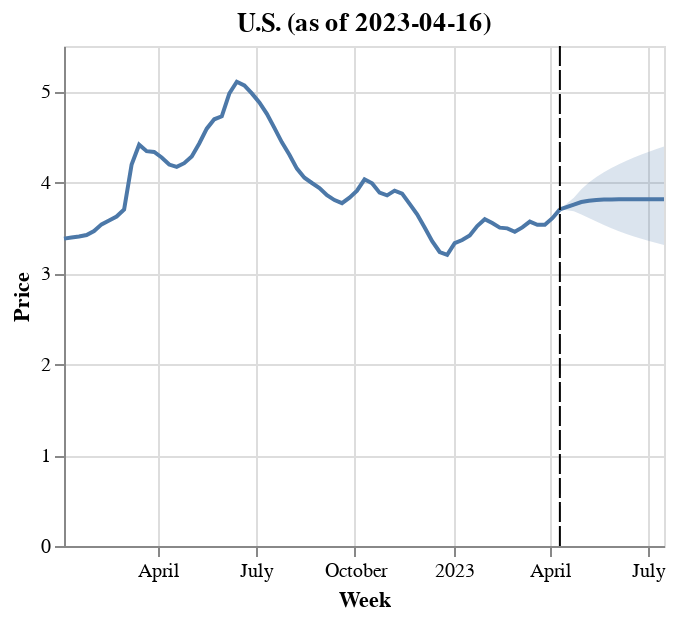

Source (notebook cell):
### Code cell
full_plot

### Figure 1 — Vega-Lite specification as saved in the notebook (floating-point values rounded to 4 significant figures)
{"config": {"view": {"continuousWidth": 400, "continuousHeight": 300}}, "layer": [{"data": {"name": "data-c1ca37fe97316251b583ca2e11b90b08"}, "mark": {"type": "area", "opacity": 0.2}, "encoding": {"x": {"field": "week", "type": "temporal"}, "y": {"field": "lo-80", "title": "Price", "type": "quantitative"}, "y2": {"field": "hi-80", "title": "Price"}}, "height": 250, "width": 300}, {"data": {"name": "data-3d9fe7b088597a841e6795e359eab8a2"}, "mark": "line", "encoding": {"x": {"field": "week", "title": "Week", "type": "temporal"}, "y": {"field": "price", "title": "Price", "type": "quantitative"}}, "title": "U.S. (as of 2023-04-16)"}, {"data": {"name": "data-c1ca37fe97316251b583ca2e11b90b08"}, "mark": "line", "encoding": {"x": {"field": "week", "type": "temporal"}, "y": {"field": "mean", "type": "quantitative"}}}, {"data": {"name": "data-6134ca29ab297a7011db20e77d2f92ca"}, "mark": {"type": "rule", "strokeDash": [10, 2]}, "encoding": {"x": {"field": "week", "type": "temporal"}}}], "$schema": "https://vega.github.io/schema/vega-lite/v4.17.0.json", "datasets": {"data-c1ca37fe97316251b583ca2e11b90b08": [{"mean": 3.755, "lo-80": 3.681, "hi-80": 3.831, "week": "2023-04-23T00:00:00", "region": null, "log_price": null, "price_change": null}, {"mean": 3.783, "lo-80": 3.648, "hi-80": 3.924, "week": "2023-04-30T00:00:00", "region": null, "log_price": null, "price_change": null}, {"mean": 3.798, "lo-80": 3.608, "hi-80": 3.999, "week": "2023-05-07T00:00:00", "region": null, "log_price": null, "price_change": null}, {"mean": 3.806, "lo-80": 3.568, "hi-80": 4.06, "week": "2023-05-14T00:00:00", "region": null, "log_price": null, "price_change": null}, {"mean": 3.81, "lo-80": 3.531, "hi-80": 4.113, "week": "2023-05-21T00:00:00", "region": null, "log_price": null, "price_change": null}, {"mean": 3.813, "lo-80": 3.496, "hi-80": 4.159, "week": "2023-05-28T00:00:00", "region": null, "log_price": null, "price_change": null}, {"mean": 3.814, "lo-80": 3.463, "hi-80": 4.2, "week": "2023-06-04T00:00:00", "region": null, "log_price": null, "price_change": null}, {"mean": 3.814, "lo-80": 3.433, "hi-80": 4.238, "week": "2023-06-11T00:00:00", "region": null, "log_price": null, "price_change": null}, {"mean": 3.815, "lo-80": 3.406, "hi-80": 4.273, "week": "2023-06-18T00:00:00", "region": null, "log_price": null, "price_change": null}, {"mean": 3.815, "lo-80": 3.38, "hi-80": 4.306, "week": "2023-06-25T00:00:00", "region": null, "log_price": null, "price_change": null}, {"mean": 3.815, "lo-80": 3.356, "hi-80": 4.337, "week": "2023-07-02T00:00:00", "region": null, "log_price": null, "price_change": null}, {"mean": 3.815, "lo-80": 3.333, "hi-80": 4.367, "week": "2023-07-09T00:00:00", "region": null, "log_price": null, "price_change": null}, {"mean": 3.815, "lo-80": 3.311, "hi-80": 4.396, "week": "2023-07-16T00:00:00", "region": null, "log_price": null, "price_change": null}, {"mean": 3.703, "lo-80": 3.703, "hi-80": 3.703, "week": "2023-04-10T00:00:00", "region": "U.S.", "log_price": 1.309, "price_change": 0.02654}], "data-3d9fe7b088597a841e6795e359eab8a2": [{"week": "2022-01-03T00:00:00", "region": "U.S.", "price": 3.381, "log_price": 1.218, "price_change": 0.001776}, {"week": "2022-01-10T00:00:00", "region": "U.S.", "price": 3.394, "log_price": 1.222, "price_change": 0.003838}, {"week": "2022-01-17T00:00:00", "region": "U.S.", "price": 3.404, "log_price": 1.225, "price_change": 0.002942}, {"week": "2022-01-24T00:00:00", "region": "U.S.", "price": 3.421, "log_price": 1.23, "price_change": 0.004982}, {"week": "2022-01-31T00:00:00", "region": "U.S.", "price": 3.464, "log_price": 1.242, "price_change": 0.01249}, {"week": "2022-02-07T00:00:00", "region": "U.S.", "price": 3.538, "log_price": 1.264, "price_change": 0.02114}, {"week": "2022-02-14T00:00:00", "region": "U.S.", "price": 3.581, "log_price": 1.276, "price_change": 0.01208}, {"week": "2022-02-21T00:00:00", "region": "U.S.", "price": 3.624, "log_price": 1.288, "price_change": 0.01194}, {"week": "2022-02-28T00:00:00", "region": "U.S.", "price": 3.701, "log_price": 1.309, "price_change": 0.02102}, {"week": "2022-03-07T00:00:00", "region": "U.S.", "price": 4.196, "log_price": 1.434, "price_change": 0.1255}, {"week": "2022-03-14T00:00:00", "region": "U.S.", "price": 4.414, "log_price": 1.485, "price_change": 0.05065}, {"week": "2022-03-21T00:00:00", "region": "U.S.", "price": 4.343, "log_price": 1.469, "price_change": -0.01622}, {"week": "2022-03-28T00:00:00", "region": "U.S.", "price": 4.334, "log_price": 1.466, "price_change": -0.002074}, {"week": "2022-04-04T00:00:00", "region": "U.S.", "price": 4.274, "log_price": 1.453, "price_change": -0.01394}, {"week": "2022-04-11T00:00:00", "region": "U.S.", "price": 4.196, "log_price": 1.434, "price_change": -0.01842}, {"week": "2022-04-18T00:00:00", "region": "U.S.", "price": 4.17, "log_price": 1.428, "price_change": -0.006216}, {"week": "2022-04-25T00:00:00", "region": "U.S.", "price": 4.211, "log_price": 1.438, "price_change": 0.009784}, {"week": "2022-05-02T00:00:00", "region": "U.S.", "price": 4.285, "log_price": 1.455, "price_change": 0.01742}, {"week": "2022-05-09T00:00:00", "region": "U.S.", "price": 4.428, "log_price": 1.488, "price_change": 0.03283}, {"week": "2022-05-16T00:00:00", "region": "U.S.", "price": 4.591, "log_price": 1.524, "price_change": 0.03615}, {"week": "2022-05-23T00:00:00", "region": "U.S.", "price": 4.694, "log_price": 1.546, "price_change": 0.02219}, {"week": "2022-05-30T00:00:00", "region": "U.S.", "price": 4.727, "log_price": 1.553, "price_change": 0.007006}, {"week": "2022-06-06T00:00:00", "region": "U.S.", "price": 4.977, "log_price": 1.605, "price_change": 0.05154}, {"week": "2022-06-13T00:00:00", "region": "U.S.", "price": 5.107, "log_price": 1.631, "price_change": 0.02578}, {"week": "2022-06-20T00:00:00", "region": "U.S.", "price": 5.066, "log_price": 1.623, "price_change": -0.008061}, {"week": "2022-06-27T00:00:00", "region": "U.S.", "price": 4.979, "log_price": 1.605, "price_change": -0.01732}, {"week": "2022-07-04T00:00:00", "region": "U.S.", "price": 4.879, "log_price": 1.585, "price_change": -0.02029}, {"week": "2022-07-11T00:00:00", "region": "U.S.", "price": 4.754, "log_price": 1.559, "price_change": -0.02595}, {"week": "2022-07-18T00:00:00", "region": "U.S.", "price": 4.599, "log_price": 1.526, "price_change": -0.03315}, {"week": "2022-07-25T00:00:00", "region": "U.S.", "price": 4.44, "log_price": 1.491, "price_change": -0.03518}, {"week": "2022-08-01T00:00:00", "region": "U.S.", "price": 4.304, "log_price": 1.46, "price_change": -0.03111}, {"week": "2022-08-08T00:00:00", "region": "U.S.", "price": 4.151, "log_price": 1.423, "price_change": -0.0362}, {"week": "2022-08-15T00:00:00", "region": "U.S.", "price": 4.051, "log_price": 1.399, "price_change": -0.02439}, {"week": "2022-08-22T00:00:00", "region": "U.S.", "price": 3.993, "log_price": 1.385, "price_change": -0.01442}, {"week": "2022-08-29T00:00:00", "region": "U.S.", "price": 3.938, "log_price": 1.371, "price_change": -0.01387}, {"week": "2022-09-05T00:00:00", "region": "U.S.", "price": 3.859, "log_price": 1.35, "price_change": -0.02026}, {"week": "2022-09-12T00:00:00", "region": "U.S.", "price": 3.805, "log_price": 1.336, "price_change": -0.01409}, {"week": "2022-09-19T00:00:00", "region": "U.S.", "price": 3.771, "log_price": 1.327, "price_change": -0.008976}, {"week": "2022-09-26T00:00:00", "region": "U.S.", "price": 3.832, "log_price": 1.343, "price_change": 0.01605}, {"week": "2022-10-03T00:00:00", "region": "U.S.", "price": 3.909, "log_price": 1.363, "price_change": 0.01989}, {"week": "2022-10-10T00:00:00", "region": "U.S.", "price": 4.034, "log_price": 1.395, "price_change": 0.03148}, {"week": "2022-10-17T00:00:00", "region": "U.S.", "price": 3.99, "log_price": 1.384, "price_change": -0.01097}, {"week": "2022-10-24T00:00:00", "region": "U.S.", "price": 3.887, "log_price": 1.358, "price_change": -0.02615}, {"week": "2022-10-31T00:00:00", "region": "U.S.", "price": 3.857, "log_price": 1.35, "price_change": -0.007748}, {"week": "2022-11-07T00:00:00", "region": "U.S.", "price": 3.909, "log_price": 1.363, "price_change": 0.01339}, {"week": "2022-11-14T00:00:00", "region": "U.S.", "price": 3.876, "log_price": 1.355, "price_change": -0.008478}, {"week": "2022-11-21T00:00:00", "region": "U.S.", "price": 3.763, "log_price": 1.325, "price_change": -0.02959}, {"week": "2022-11-28T00:00:00", "region": "U.S.", "price": 3.649, "log_price": 1.294, "price_change": -0.03076}, {"week": "2022-12-05T00:00:00", "region": "U.S.", "price": 3.504, "log_price": 1.254, "price_change": -0.04055}, {"week": "2022-12-12T00:00:00", "region": "U.S.", "price": 3.353, "log_price": 1.21, "price_change": -0.04405}, {"week": "2022-12-19T00:00:00", "region": "U.S.", "price": 3.234, "log_price": 1.174, "price_change": -0.03614}, {"week": "2022-12-26T00:00:00", "region": "U.S.", "price": 3.203, "log_price": 1.164, "price_change": -0.009632}, {"week": "2023-01-02T00:00:00", "region": "U.S.", "price": 3.331, "log_price": 1.203, "price_change": 0.03918}, {"week": "2023-01-09T00:00:00", "region": "U.S.", "price": 3.366, "log_price": 1.214, "price_change": 0.01045}, {"week": "2023-01-16T00:00:00", "region": "U.S.", "price": 3.416, "log_price": 1.228, "price_change": 0.01475}, {"week": "2023-01-23T00:00:00", "region": "U.S.", "price": 3.519, "log_price": 1.258, "price_change": 0.02971}, {"week": "2023-01-30T00:00:00", "region": "U.S.", "price": 3.594, "log_price": 1.279, "price_change": 0.02109}, {"week": "2023-02-06T00:00:00", "region": "U.S.", "price": 3.552, "log_price": 1.268, "price_change": -0.01175}, {"week": "2023-02-13T00:00:00", "region": "U.S.", "price": 3.502, "log_price": 1.253, "price_change": -0.01418}, {"week": "2023-02-20T00:00:00", "region": "U.S.", "price": 3.494, "log_price": 1.251, "price_change": -0.002287}, {"week": "2023-02-27T00:00:00", "region": "U.S.", "price": 3.457, "log_price": 1.24, "price_change": -0.01065}, {"week": "2023-03-06T00:00:00", "region": "U.S.", "price": 3.505, "log_price": 1.254, "price_change": 0.01379}, {"week": "2023-03-13T00:00:00", "region": "U.S.", "price": 3.568, "log_price": 1.272, "price_change": 0.01781}, {"week": "2023-03-20T00:00:00", "region": "U.S.", "price": 3.534, "log_price": 1.262, "price_change": -0.009575}, {"week": "2023-03-27T00:00:00", "region": "U.S.", "price": 3.533, "log_price": 1.262, "price_change": -0.000283}, {"week": "2023-04-03T00:00:00", "region": "U.S.", "price": 3.606, "log_price": 1.283, "price_change": 0.02045}, {"week": "2023-04-10T00:00:00", "region": "U.S.", "price": 3.703, "log_price": 1.309, "price_change": 0.02654}], "data-6134ca29ab297a7011db20e77d2f92ca": [{"week": "2023-04-10T00:00:00", "region": "U.S.", "price": 3.703, "log_price": 1.309, "price_change": 0.02654}]}}
